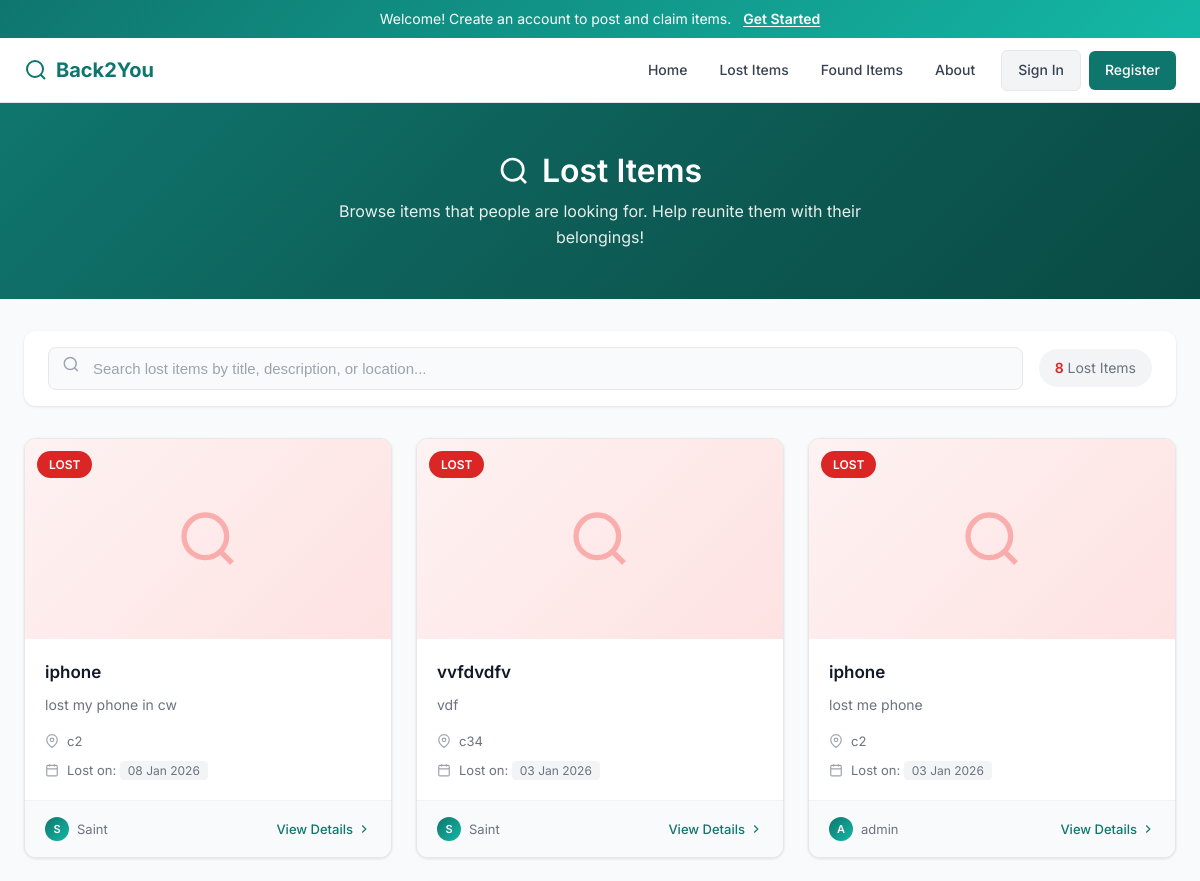
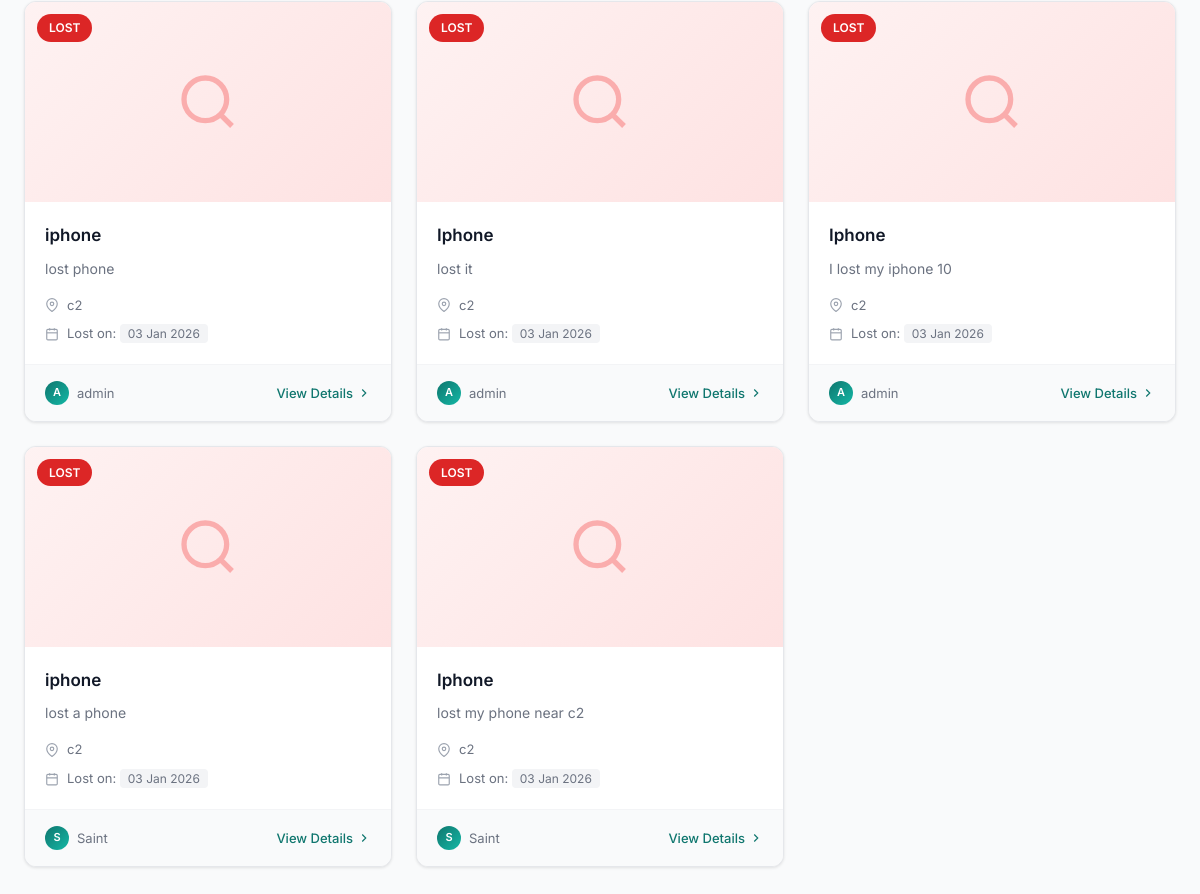
Screenshot of /lost/ with the database file from the repository (2 pictures, top to bottom).
### items/models.py (models this page shows, shortened)
class Item(models.Model):
    STATUS_CHOICES = (
        ('lost', 'Lost'),
        ('found', 'Found'),
        ('returned', 'Returned'),
    )
    title = models.CharField(max_length=200)
    description = models.TextField()
    location = models.CharField(max_length=200)
    date = models.DateField(auto_now_add=True)
    image = models.ImageField(upload_to='item_images/', blank=True, null=True)
    status = models.CharField(max_length=10, choices=STATUS_CHOICES)
    posted_by = models.ForeignKey(
        User,
        on_delete=models.CASCADE,
        related_name='items'
    )
    created_at = models.DateTimeField(auto_now_add=True)

### items/views.py (the view)
# urls.py: path('lost/', lost_items, name='lost_items'),
def lost_items(request):
    items = Item.objects.filter(status='lost').order_by('-created_at')
    return render(request, 'lost_items.html', {'items': items})

### templates/lost_items.html (shortened to what this page needs)
{% load static %}
<!DOCTYPE html>
<html lang="en">
<head>
    <link rel="stylesheet" href="{% static 'css/base.css' %}">
    <link rel="stylesheet" href="{% static 'css/lost.css' %}">
</head>
<body>
    {% if user.is_authenticated %}
        {% include 'navbar.html' %}
    {% else %}
        {% include 'navbar_nouser.html' %}
    {% endif %}
    <div class="page-header">
        <h1>
            <svg viewBox="0 0 24 24" fill="none" stroke="currentColor" stroke-width="2">
                <circle cx="11" cy="11" r="8"></circle>
                <path d="m21 21-4.3-4.3"></path>
            </svg>
            Lost Items
        </h1>
        <p>Browse items that people are looking for. Help reunite them with their belongings!</p>
    </div>
    <div class="main-content">
        <div class="filter-bar">
            <div class="search-box">
                <span class="search-icon">
                </span>
                <input
                    type="text"
                    id="searchInput"
                    placeholder="Search lost items by title, description, or location..."
                    onkeyup="filterItems()"
                >
            </div>
            <div class="items-count">
                <span id="itemCount">{{ items|length }}</span> Lost Item{{ items|length|pluralize }}
            </div>
        </div>
        <div class="items-grid" id="itemGrid">
            {% for item in items %}
                <div class="item-card" data-title="{{ item.title|lower }}" data-description="{{ item.description|lower }}" data-location="{{ item.location|lower }}">
                    <div class="item-image">
                        {% if item.image %}
                            <img src="{{ item.image.url }}" alt="{{ item.title }}">
                        {% else %}
                            <svg viewBox="0 0 24 24" fill="none" stroke="currentColor" stroke-width="2">
                                <circle cx="11" cy="11" r="8"></circle>
                                <path d="m21 21-4.3-4.3"></path>
                            </svg>
                        {% endif %}
                        <span class="item-badge">Lost</span>
                    </div>
                    <div class="item-content">
                        <a href="{% url 'item_detail' item.id %}" class="item-title">{{ item.title }}</a>
                        <p class="item-description">{{ item.description }}</p>
                        <div class="item-meta">
                            <div class="meta-row">
                                <svg viewBox="0 0 24 24" fill="none" stroke="currentColor" stroke-width="2">
                                    <path d="M21 10c0 7-9 13-9 13s-9-6-9-13a9 9 0 0 1 18 0z"></path>
                                    <circle cx="12" cy="10" r="3"></circle>
                                </svg>
                                <span>{{ item.location }}</span>
                            </div>
                            <div class="meta-row">
                                <svg viewBox="0 0 24 24" fill="none" stroke="currentColor" stroke-width="2">
                                    <rect x="3" y="4" width="18" height="18" rx="2" ry="2"></rect>
                                    <line x1="16" y1="2" x2="16" y2="6"></line>
                                    <line x1="8" y1="2" x2="8" y2="6"></line>
                                    <line x1="3" y1="10" x2="21" y2="10"></line>
                                </svg>
                                <span>Lost on: <span class="date-badge">{{ item.date|date:"d M Y" }}</span></span>
                            </div>
                        </div>
                    </div>
                    <div class="item-footer">
                        <div class="author-badge">
                            <span class="author-avatar">{{ item.posted_by.username|slice:":1"|upper }}</span>
                            <span>{{ item.posted_by.username }}</span>
                        </div>
                        <a href="{% url 'item_detail' item.id %}" class="view-btn">
                            View Details
                            <svg viewBox="0 0 24 24" fill="none" stroke="currentColor" stroke-width="2">
                                <polyline points="9 18 15 12 9 6"></polyline>
                            </svg>
                        </a>
                    </div>
                </div>
            {% endfor %}
        </div>
    </div>
</body>
</html>

### static/css/base.css (style rules this page uses)
:root { --primary: #0f766e; --primary-light: #14b8a6; --primary-dark: #0d5d56; --accent: #f97316; --accent-light: #fb923c; --success: #22c55e; --warning: #eab308; --danger: #ef4444; --info: #3b82f6; --white: #ffffff; --gray-50: #f9fafb; --gray-100: #f3f4f6; --gray-200: #e5e7eb; --gray-300: #d1d5db; --gray-400: #9ca3af; --gray-500: #6b7280; --gray-600: #4b5563; --gray-700: #374151; --gray-800: #1f2937; --gray-900: #111827; --shadow-sm: 0 1px 2px 0 rgb(0 0 0 / 0.05); --shadow: 0 1px 3px 0 rgb(0 0 0 / 0.1), 0 1px 2px -1px rgb(0 0 0 / 0.1); --shadow-md: 0 4px 6px -1px rgb(0 0 0 / 0.1), 0 2px 4px -2px rgb(0 0 0 / 0.1); --shadow-lg: 0 10px 15px -3px rgb(0 0 0 / 0.1), 0 4px 6px -4px rgb(0 0 0 / 0.1); --shadow-xl: 0 20px 25px -5px rgb(0 0 0 / 0.1), 0 8px 10px -6px rgb(0 0 0 / 0.1); --radius-sm: 0.375rem; --radius: 0.5rem; --radius-lg: 0.75rem; --radius-xl: 1rem; --radius-2xl: 1.5rem; --radius-full: 9999px; }
* { margin: 0; padding: 0; box-sizing: border-box; }
body { font-family: 'Inter', -apple-system, BlinkMacSystemFont, 'Segoe UI', Roboto, sans-serif; background-color: var(--gray-50); color: var(--gray-800); line-height: 1.6; min-height: 100vh; }
h1, h2, h3, h4, h5, h6 { font-weight: 600; line-height: 1.25; color: var(--gray-900); }
h1 { font-size: 2.25rem; }
a { color: var(--primary); text-decoration: none; transition: color 0.2s ease; }
.page-header { background: linear-gradient(135deg, var(--primary) 0%, var(--primary-dark) 100%); color: var(--white); padding: 3rem 1.5rem; text-align: center; }
.page-header h1 { color: var(--white); font-size: 2rem; margin-bottom: 0.5rem; }
.page-header p { color: rgba(255, 255, 255, 0.9); font-size: 1rem; max-width: 600px; margin: 0 auto; }

### rows the page displays
Item: title "iphone", description "lost my phone in cw", location "c2", date "08 Jan 2026", posted_by.username "S", posted_by.username "Saint"
Item: title "vvfdvdfv", description "vdf", location "c34", date "03 Jan 2026", posted_by.username "S", posted_by.username "Saint"
Item: title "iphone", description "lost me phone", location "c2", date "03 Jan 2026", posted_by.username "A", posted_by.username "admin"
Item: title "iphone", description "lost phone", location "c2", date "03 Jan 2026", posted_by.username "A", posted_by.username "admin"
Item: title "Iphone", description "lost it", location "c2", date "03 Jan 2026", posted_by.username "A", posted_by.username "admin"
Item: title "Iphone", description "I lost my iphone 10", location "c2", date "03 Jan 2026", posted_by.username "A", posted_by.username "admin"
Item: title "iphone", description "lost a phone", location "c2", date "03 Jan 2026", posted_by.username "S", posted_by.username "Saint"
Item: title "Iphone", description "lost my phone near c2", location "c2", date "03 Jan 2026", posted_by.username "S", posted_by.username "Saint"

### other values shown
{{ items|length }} "8"
